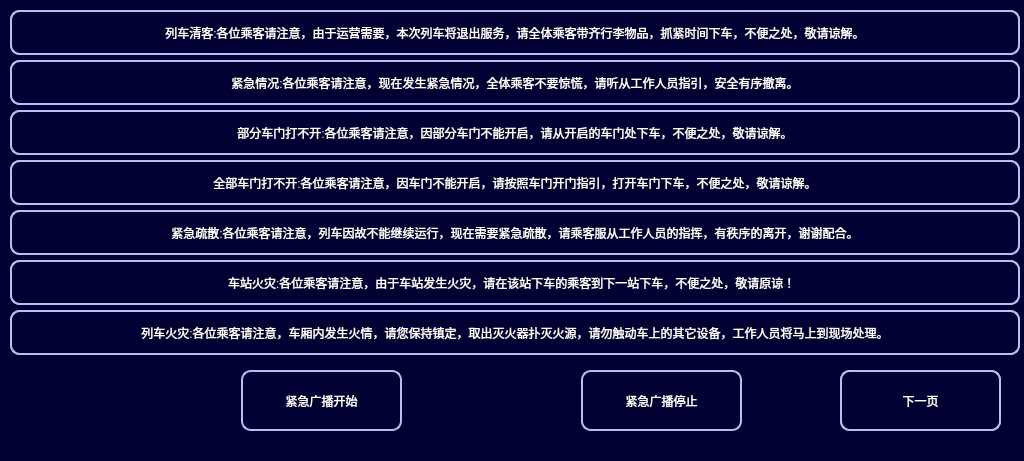
<?xml version="1.0" encoding="UTF-8"?>
<ui version="4.0">
 <class>VehicleSetStationPage</class>
 <widget class="QWidget" name="VehicleSetStationPage">
  <property name="geometry">
   <rect>
    <x>0</x>
    <y>0</y>
    <width>1024</width>
    <height>461</height>
   </rect>
  </property>
  <property name="windowTitle">
   <string>Form</string>
  </property>
  <property name="styleSheet">
   <string notr="true">background-color: rgb(0, 0, 50);</string>
  </property>
  <widget class="QPushButton" name="BTNStation1">
   <property name="geometry">
    <rect>
     <x>10</x>
     <y>10</y>
     <width>1010</width>
     <height>45</height>
    </rect>
   </property>
   <property name="focusPolicy">
    <enum>Qt::NoFocus</enum>
   </property>
   <property name="contextMenuPolicy">
    <enum>Qt::DefaultContextMenu</enum>
   </property>
   <property name="whatsThis">
    <string>1</string>
   </property>
   <property name="layoutDirection">
    <enum>Qt::LeftToRight</enum>
   </property>
   <property name="styleSheet">
    <string notr="true">border:2px solid rgb(187,188,247);
color: rgb(255, 255, 255);
font:16px &quot;微软雅黑&quot;;
border-radius:10px;</string>
   </property>
   <property name="text">
    <string>临时停车:各位乘客请注意，现在是临时停车，为了您和他人的安全，请勿靠近车门，不要触动车上的设备，不便之处，敬请谅解。 </string>
   </property>
  </widget>
  <widget class="QPushButton" name="BTNStation2">
   <property name="geometry">
    <rect>
     <x>10</x>
     <y>60</y>
     <width>1010</width>
     <height>45</height>
    </rect>
   </property>
   <property name="focusPolicy">
    <enum>Qt::NoFocus</enum>
   </property>
   <property name="contextMenuPolicy">
    <enum>Qt::DefaultContextMenu</enum>
   </property>
   <property name="whatsThis">
    <string>2</string>
   </property>
   <property name="layoutDirection">
    <enum>Qt::RightToLeft</enum>
   </property>
   <property name="styleSheet">
    <string notr="true">border:2px solid rgb(187,188,247);
color: rgb(255, 255, 255);
font:16px &quot;微软雅黑&quot;;
border-radius:10px;</string>
   </property>
   <property name="text">
    <string>列车再次启动:各位乘客请注意，列车将再次启动，请坐好扶稳，请勿倚靠车门，谢谢合作。</string>
   </property>
  </widget>
  <widget class="QPushButton" name="BTNStation3">
   <property name="geometry">
    <rect>
     <x>10</x>
     <y>110</y>
     <width>1010</width>
     <height>45</height>
    </rect>
   </property>
   <property name="focusPolicy">
    <enum>Qt::NoFocus</enum>
   </property>
   <property name="contextMenuPolicy">
    <enum>Qt::DefaultContextMenu</enum>
   </property>
   <property name="whatsThis">
    <string>3</string>
   </property>
   <property name="layoutDirection">
    <enum>Qt::RightToLeft</enum>
   </property>
   <property name="styleSheet">
    <string notr="true">border:2px solid rgb(187,188,247);
color: rgb(255, 255, 255);
font:16px &quot;微软雅黑&quot;;
border-radius:10px;</string>
   </property>
   <property name="text">
    <string>限速行车:各位乘客请注意，由于运营需要，现在实行限速行车，不便之处，敬请谅解。 </string>
   </property>
  </widget>
  <widget class="QPushButton" name="BTNStation4">
   <property name="geometry">
    <rect>
     <x>10</x>
     <y>160</y>
     <width>1010</width>
     <height>45</height>
    </rect>
   </property>
   <property name="focusPolicy">
    <enum>Qt::NoFocus</enum>
   </property>
   <property name="contextMenuPolicy">
    <enum>Qt::DefaultContextMenu</enum>
   </property>
   <property name="whatsThis">
    <string>4</string>
   </property>
   <property name="layoutDirection">
    <enum>Qt::RightToLeft</enum>
   </property>
   <property name="styleSheet">
    <string notr="true">border:2px solid rgb(187,188,247);
color: rgb(255, 255, 255);
font:16px &quot;微软雅黑&quot;;
border-radius:10px;</string>
   </property>
   <property name="text">
    <string>高峰:各位乘客请注意，由于车厢内乘客较多，列车比较拥挤，下车乘客请提前做好准备，上车乘客请向车厢中部移动，谢谢合作。 </string>
   </property>
  </widget>
  <widget class="QPushButton" name="BTNStation7">
   <property name="geometry">
    <rect>
     <x>10</x>
     <y>310</y>
     <width>1010</width>
     <height>45</height>
    </rect>
   </property>
   <property name="focusPolicy">
    <enum>Qt::NoFocus</enum>
   </property>
   <property name="contextMenuPolicy">
    <enum>Qt::DefaultContextMenu</enum>
   </property>
   <property name="whatsThis">
    <string>7</string>
   </property>
   <property name="layoutDirection">
    <enum>Qt::RightToLeft</enum>
   </property>
   <property name="styleSheet">
    <string notr="true">border:2px solid rgb(187,188,247);
color: rgb(255, 255, 255);
font:16px &quot;微软雅黑&quot;;
border-radius:10px;</string>
   </property>
   <property name="text">
    <string>列车/设备故障停车:各位乘客请注意,由于临时故障,现正在加紧抢修,请您耐心等候,请勿触动车上的设备,请勿靠近车门,不便之处,敬请谅解。</string>
   </property>
  </widget>
  <widget class="QPushButton" name="BTNStation6">
   <property name="geometry">
    <rect>
     <x>10</x>
     <y>260</y>
     <width>1010</width>
     <height>45</height>
    </rect>
   </property>
   <property name="focusPolicy">
    <enum>Qt::NoFocus</enum>
   </property>
   <property name="contextMenuPolicy">
    <enum>Qt::DefaultContextMenu</enum>
   </property>
   <property name="whatsThis">
    <string>6</string>
   </property>
   <property name="layoutDirection">
    <enum>Qt::RightToLeft</enum>
   </property>
   <property name="styleSheet">
    <string notr="true">border:2px solid rgb(187,188,247);
color: rgb(255, 255, 255);
font:16px &quot;微软雅黑&quot;;
border-radius:10px;</string>
   </property>
   <property name="text">
    <string>停车不开门:各位乘客请注意，由于特殊原因，本次列车在本站不开门，请有需要的乘客在下一站下车，不便之处，敬请谅解。</string>
   </property>
  </widget>
  <widget class="QPushButton" name="BTNStation5">
   <property name="geometry">
    <rect>
     <x>10</x>
     <y>210</y>
     <width>1010</width>
     <height>45</height>
    </rect>
   </property>
   <property name="focusPolicy">
    <enum>Qt::NoFocus</enum>
   </property>
   <property name="contextMenuPolicy">
    <enum>Qt::DefaultContextMenu</enum>
   </property>
   <property name="whatsThis">
    <string>5</string>
   </property>
   <property name="layoutDirection">
    <enum>Qt::RightToLeft</enum>
   </property>
   <property name="styleSheet">
    <string notr="true">border:2px solid rgb(187,188,247);
color: rgb(255, 255, 255);
font:16px &quot;微软雅黑&quot;;
border-radius:10px;</string>
   </property>
   <property name="text">
    <string>列车停站时间延长:各位乘客请注意，本次列车因故在本站停车时间将会延长，不便之处，敬请谅解。 </string>
   </property>
  </widget>
  <widget class="QPushButton" name="BTNStation8">
   <property name="geometry">
    <rect>
     <x>10</x>
     <y>10</y>
     <width>1010</width>
     <height>45</height>
    </rect>
   </property>
   <property name="focusPolicy">
    <enum>Qt::NoFocus</enum>
   </property>
   <property name="whatsThis">
    <string>8</string>
   </property>
   <property name="styleSheet">
    <string notr="true">border:2px solid rgb(187,188,247);
color: rgb(255, 255, 255);
font:16px &quot;微软雅黑&quot;;
border-radius:10px;</string>
   </property>
   <property name="text">
    <string>列车清客:各位乘客请注意，由于运营需要，本次列车将退出服务，请全体乘客带齐行李物品，抓紧时间下车，不便之处，敬请谅解。</string>
   </property>
  </widget>
  <widget class="QPushButton" name="BTNStation11">
   <property name="geometry">
    <rect>
     <x>10</x>
     <y>160</y>
     <width>1010</width>
     <height>45</height>
    </rect>
   </property>
   <property name="focusPolicy">
    <enum>Qt::NoFocus</enum>
   </property>
   <property name="whatsThis">
    <string>11</string>
   </property>
   <property name="styleSheet">
    <string notr="true">border:2px solid rgb(187,188,247);
color: rgb(255, 255, 255);
font:16px &quot;微软雅黑&quot;;
border-radius:10px;</string>
   </property>
   <property name="text">
    <string>全部车门打不开:各位乘客请注意，因车门不能开启，请按照车门开门指引，打开车门下车，不便之处，敬请谅解。</string>
   </property>
  </widget>
  <widget class="QPushButton" name="BTNStation10">
   <property name="geometry">
    <rect>
     <x>10</x>
     <y>110</y>
     <width>1010</width>
     <height>45</height>
    </rect>
   </property>
   <property name="focusPolicy">
    <enum>Qt::NoFocus</enum>
   </property>
   <property name="whatsThis">
    <string>10</string>
   </property>
   <property name="styleSheet">
    <string notr="true">border:2px solid rgb(187,188,247);
color: rgb(255, 255, 255);
font:16px &quot;微软雅黑&quot;;
border-radius:10px;</string>
   </property>
   <property name="text">
    <string>部分车门打不开:各位乘客请注意，因部分车门不能开启，请从开启的车门处下车，不便之处，敬请谅解。</string>
   </property>
  </widget>
  <widget class="QPushButton" name="BTNStation9">
   <property name="geometry">
    <rect>
     <x>10</x>
     <y>60</y>
     <width>1010</width>
     <height>45</height>
    </rect>
   </property>
   <property name="focusPolicy">
    <enum>Qt::NoFocus</enum>
   </property>
   <property name="whatsThis">
    <string>9</string>
   </property>
   <property name="styleSheet">
    <string notr="true">border:2px solid rgb(187,188,247);
color: rgb(255, 255, 255);
font:16px &quot;微软雅黑&quot;;
border-radius:10px;</string>
   </property>
   <property name="text">
    <string>紧急情况:各位乘客请注意，现在发生紧急情况，全体乘客不要惊慌，请听从工作人员指引，安全有序撤离。</string>
   </property>
  </widget>
  <widget class="QPushButton" name="BTNStation12">
   <property name="geometry">
    <rect>
     <x>10</x>
     <y>210</y>
     <width>1010</width>
     <height>45</height>
    </rect>
   </property>
   <property name="focusPolicy">
    <enum>Qt::NoFocus</enum>
   </property>
   <property name="whatsThis">
    <string>12</string>
   </property>
   <property name="styleSheet">
    <string notr="true">border:2px solid rgb(187,188,247);
color: rgb(255, 255, 255);
font:16px &quot;微软雅黑&quot;;
border-radius:10px;</string>
   </property>
   <property name="text">
    <string>紧急疏散:各位乘客请注意，列车因故不能继续运行，现在需要紧急疏散，请乘客服从工作人员的指挥，有秩序的离开，谢谢配合。</string>
   </property>
  </widget>
  <widget class="QPushButton" name="BTNEmgyStart">
   <property name="geometry">
    <rect>
     <x>241</x>
     <y>370</y>
     <width>161</width>
     <height>61</height>
    </rect>
   </property>
   <property name="focusPolicy">
    <enum>Qt::NoFocus</enum>
   </property>
   <property name="whatsThis">
    <string>&lt;html&gt;&lt;head/&gt;&lt;body&gt;&lt;p&gt;&lt;span style=&quot; font-size:12pt;&quot;&gt;15&lt;/span&gt;&lt;/p&gt;&lt;/body&gt;&lt;/html&gt;</string>
   </property>
   <property name="styleSheet">
    <string notr="true">border:2px solid rgb(187,188,247);
color: rgb(255, 255, 255);
font:20px &quot;微软雅黑&quot;;
border-radius:10px;</string>
   </property>
   <property name="text">
    <string>紧急广播开始</string>
   </property>
  </widget>
  <widget class="QPushButton" name="BTNEmgyStop">
   <property name="geometry">
    <rect>
     <x>581</x>
     <y>370</y>
     <width>161</width>
     <height>61</height>
    </rect>
   </property>
   <property name="focusPolicy">
    <enum>Qt::NoFocus</enum>
   </property>
   <property name="whatsThis">
    <string>&lt;html&gt;&lt;head/&gt;&lt;body&gt;&lt;p&gt;&lt;span style=&quot; font-size:12pt;&quot;&gt;16&lt;/span&gt;&lt;/p&gt;&lt;/body&gt;&lt;/html&gt;</string>
   </property>
   <property name="styleSheet">
    <string notr="true">border:2px solid rgb(187,188,247);
color: rgb(255, 255, 255);
font:20px &quot;微软雅黑&quot;;
border-radius:10px;</string>
   </property>
   <property name="text">
    <string>紧急广播停止</string>
   </property>
  </widget>
  <widget class="QPushButton" name="BTNStation13">
   <property name="geometry">
    <rect>
     <x>10</x>
     <y>260</y>
     <width>1010</width>
     <height>45</height>
    </rect>
   </property>
   <property name="focusPolicy">
    <enum>Qt::NoFocus</enum>
   </property>
   <property name="contextMenuPolicy">
    <enum>Qt::DefaultContextMenu</enum>
   </property>
   <property name="whatsThis">
    <string>&lt;html&gt;&lt;head/&gt;&lt;body&gt;&lt;p&gt;&lt;span style=&quot; font-size:12pt;&quot;&gt;13&lt;/span&gt;&lt;/p&gt;&lt;/body&gt;&lt;/html&gt;</string>
   </property>
   <property name="layoutDirection">
    <enum>Qt::RightToLeft</enum>
   </property>
   <property name="styleSheet">
    <string notr="true">border:2px solid rgb(187,188,247);
color: rgb(255, 255, 255);
font:16px &quot;微软雅黑&quot;;
border-radius:10px;</string>
   </property>
   <property name="text">
    <string>车站火灾:各位乘客请注意，由于车站发生火灾，请在该站下车的乘客到下一站下车，不便之处，敬请原谅！  </string>
   </property>
  </widget>
  <widget class="QPushButton" name="BTNStation14">
   <property name="geometry">
    <rect>
     <x>10</x>
     <y>310</y>
     <width>1010</width>
     <height>45</height>
    </rect>
   </property>
   <property name="focusPolicy">
    <enum>Qt::NoFocus</enum>
   </property>
   <property name="contextMenuPolicy">
    <enum>Qt::DefaultContextMenu</enum>
   </property>
   <property name="whatsThis">
    <string>&lt;html&gt;&lt;head/&gt;&lt;body&gt;&lt;p&gt;&lt;span style=&quot; font-size:12pt;&quot;&gt;14&lt;/span&gt;&lt;/p&gt;&lt;/body&gt;&lt;/html&gt;</string>
   </property>
   <property name="layoutDirection">
    <enum>Qt::RightToLeft</enum>
   </property>
   <property name="styleSheet">
    <string notr="true">border:2px solid rgb(187,188,247);
color: rgb(255, 255, 255);
font:16px &quot;微软雅黑&quot;;
border-radius:10px;</string>
   </property>
   <property name="text">
    <string>列车火灾:各位乘客请注意，车厢内发生火情，请您保持镇定，取出灭火器扑灭火源，请勿触动车上的其它设备，工作人员将马上到现场处理。</string>
   </property>
  </widget>
  <widget class="QPushButton" name="BTNPre">
   <property name="geometry">
    <rect>
     <x>840</x>
     <y>370</y>
     <width>161</width>
     <height>61</height>
    </rect>
   </property>
   <property name="focusPolicy">
    <enum>Qt::NoFocus</enum>
   </property>
   <property name="whatsThis">
    <string>&lt;html&gt;&lt;head/&gt;&lt;body&gt;&lt;p&gt;&lt;br/&gt;&lt;/p&gt;&lt;/body&gt;&lt;/html&gt;</string>
   </property>
   <property name="styleSheet">
    <string notr="true">border:2px solid rgb(187,188,247);
color: rgb(255, 255, 255);
font:20px &quot;微软雅黑&quot;;
border-radius:10px;</string>
   </property>
   <property name="text">
    <string>上一页</string>
   </property>
  </widget>
  <widget class="QPushButton" name="BTNNext">
   <property name="geometry">
    <rect>
     <x>840</x>
     <y>370</y>
     <width>161</width>
     <height>61</height>
    </rect>
   </property>
   <property name="focusPolicy">
    <enum>Qt::NoFocus</enum>
   </property>
   <property name="whatsThis">
    <string>&lt;html&gt;&lt;head/&gt;&lt;body&gt;&lt;p&gt;&lt;br/&gt;&lt;/p&gt;&lt;/body&gt;&lt;/html&gt;</string>
   </property>
   <property name="styleSheet">
    <string notr="true">border:2px solid rgb(187,188,247);
color: rgb(255, 255, 255);
font:20px &quot;微软雅黑&quot;;
border-radius:10px;</string>
   </property>
   <property name="text">
    <string>下一页</string>
   </property>
  </widget>
 </widget>
 <resources/>
 <connections/>
</ui>
